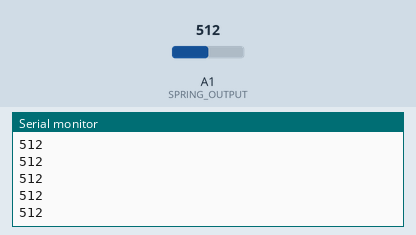
Recording of a sketch running on a simulated Arduino Uno, built with avr-gcc and run on an emulated ATmega328P. Shown: the last lines printed to the serial monitor. Inputs (shaded band) come from the test bench; at power-on: A1 (SPRING_OUTPUT) = 512.

Above: at 1.2 s.
1.3 s: A1 (SPRING_OUTPUT) set to 716
At 2.3 s:
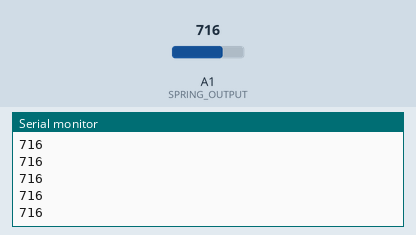
2.8 s: A1 (SPRING_OUTPUT) set to 900
At 3.8 s:
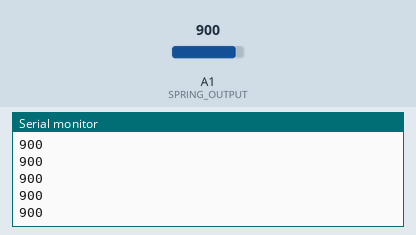
Timing chart, 0 to 5.8 s (numbered marks = the images above; inputs shaded):
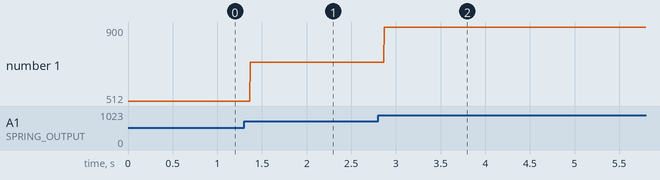

Measured:
- after the input at 1.3 s, the serial monitor: prints a new line after 0.07 s (image 1)
- after the input at 2.8 s, the serial monitor: prints a new line after 0.07 s (image 2)
- plotted number 1: 512 → 716 after the input at 1.3 s, 716 → 900 after the input at 2.8 s

The sketch:

circuitCallibration.ino
```cpp
#define BAUD_RATE 9600
#define STRAIN_OUTPUT A0
#define SPRING_OUTPUT A1
String ANGLE = "A30";

unsigned int Start;
unsigned int End;

void setup() {
  Serial.begin(BAUD_RATE);
}

void loop() {

//  Serial.print( analogRead(STRAIN_OUTPUT) );
//  Serial.print(" ");
  Serial.println( analogRead(SPRING_OUTPUT) );
//
//  Serial.print("SG_"+ANGLE+":");
//  Serial.print( analogRead(STRAIN_OUTPUT) );
//  Serial.print(",SP_"+ANGLE+":");
//  Serial.println( analogRead(SPRING_OUTPUT) );

}
```
